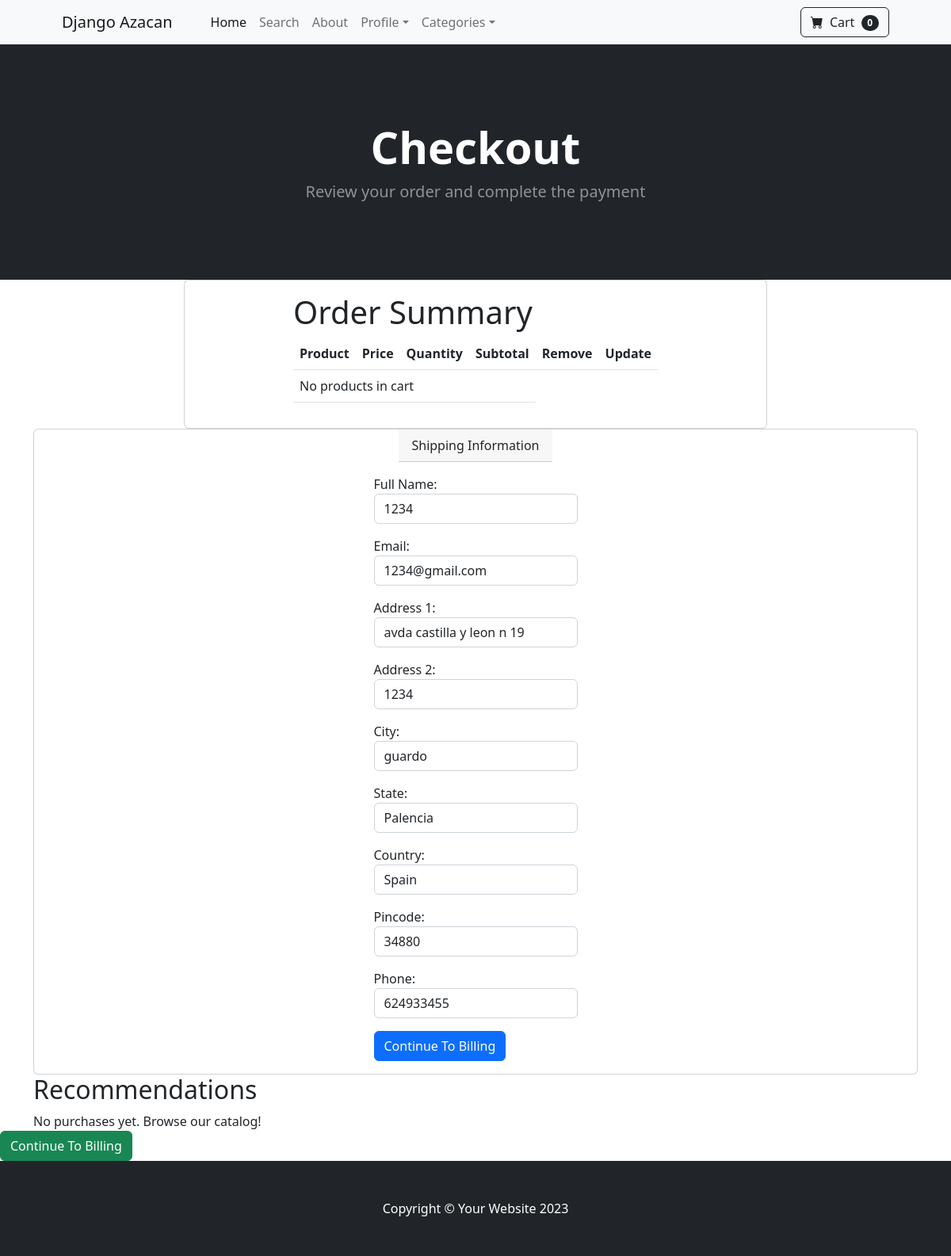
The app's page /payment/checkout (signed in) with its own data.
### payment/models.py (models this page shows, shortened)
class ShippingAddress(models.Model):
    user = models.ForeignKey(User, on_delete=models.CASCADE, null=True, blank=True)
    shipping_full_name = models.CharField(max_length=255)
    shipping_email = models.EmailField()
    shipping_address1 = models.CharField(max_length=255)
    shipping_address2 = models.CharField(max_length=255)
    shipping_city = models.CharField(max_length=255)
    shipping_state = models.CharField(max_length=255, null=True, blank=True)
    shipping_country = models.CharField(max_length=255, null=True, blank=True)
    shipping_pincode = models.CharField(max_length=255)
    shipping_phone = models.CharField(max_length=255)
    class Meta:
        verbose_name = 'Shipping Address'
        verbose_name_plural = 'Shipping Addresses'

### payment/views.py (the view)
# urls.py: path('checkout', views.checkout, name='checkout')
def checkout(request):
    cart = Cart(request)
    cart_products = cart.get_prods()
    quantities = cart.get_quants()
    totals = cart.car_total()
    recommendations = get_recommendations(request.user.id)
    if request.user.is_authenticated:
        form = ShippingForm(request.POST or None,instance=ShippingAddress.objects.get(user=request.user))
        return render(request, 'payment/checkout.html',{'cart_products': cart_products  , 'quantities': quantities, 'totals': totals, 'cart': cart, 'recommendations': recommendations, 'form': form})
    else:
        form = ShippingForm(request.POST or None)
        return render(request, 'payment/checkout.html',{'cart_products': cart_products  , 'quantities': quantities, 'totals': totals, 'cart': cart })

### cart/cart.py (called while the page is built)
    def __len__(self):
        return len(self.cart)

    def get_prods(self):
        product_ids = self.cart.keys()
        products = Product.objects.filter(id__in=product_ids)
        return products

    def get_quants(self):
        quantities = self.cart
        return quantities

    def car_total(self):
        product_ids = self.cart.keys()
        products = Product.objects.filter(id__in=product_ids)
        total = Decimal('0')
        for product in products:
            product_id_str = str(product.id)
            if product_id_str in self.cart:
                quantity = self.cart[product_id_str]['quantity']
                price = product.sale_price if product.is_sale else product.price
                total += price * quantity
        return total

### cart/context_processors.py (called while the page is built)
def cart(request):
    return {'cart': Cart(request)}

### recommendations/rag.py (called while the page is built, shortened)
def get_recommendations(user_id, top_k=3):
    cache_key = f"recommendations_{user_id}_{top_k}"
    cached_result = cache.get(cache_key)
    if cached_result:
        logger.info(f"Returning cached recommendations for user {user_id}")
        return cached_result
    try:
        if not User.objects.filter(id=user_id).exists():
            return "Invalid user ID."
        past_books = Purchase.objects.filter(user_id=user_id).values_list('book_id', flat=True)
        if not past_books:
            return "No purchases yet. Browse our catalog!"
    except Exception as e:
        logger.error(f"Error generating recommendations for user {user_id}: {e}")
        return "We're having trouble generating recommendations right now. Please try again later."

### payment/templates/payment/checkout.html (shortened to what this page needs)
{% extends 'base.html' %}
{% block content %}
<header class="bg-dark py-5">
    <div class="container px-4 px-lg-5 my-5">
        <div class="text-center text-white">
            <h1 class="display-4 fw-bold">Checkout</h1>
            <p class="lead fw-normal text-white-50 mb-0">Review your order and complete the payment</p>
        </div>
    </div>
</header>
<div class="container center align-items-center justify-content-center ">
    <div class="row center align-items-center justify-content-center">
        <div class="col-md-8 center align-items-center justify-content-center">
            <div class="card center align-items-center justify-content-center">
                <div class="card-body center align-items-center justify-content-center">
                    <h1>Order Summary</h1>
                    <table class="table center align-items-center justify-content-center">
                        <thead>
                            <tr>
                                <th>Product</th>
                                <th>Price</th>
                                <th>Quantity</th>
                                <th>Subtotal</th>
                                <th>Remove</th>
                                <th>Update</th>
                            </tr>
                        </thead>
                        <tbody>
                            {% if cart %}
                            {% for item in cart %}
                            <tr>
                                <td> {{ item.product.name }}</td>
                                <td>
                                    {% if item.product.is_sale %}
                                    <strike>${{ item.product.price }}</strike>
                                    &nbsp; ${{ item.product.sale_price }}
                                    {% else %}
                                    ${{ item.product.price }}
                                    {% endif %}
                                </td>
                                <td>
                                    <select id="select{{ item.product.id }}" class="form-select">
                                        <option value="{{ item.quantity }}" selected>{{ item.quantity }}</option>
                                        <option value="1">1</option>
                                        <option value="2">2</option>
                                        <option value="3">3</option>
                                        <option value="4">4</option>
                                        <option value="5">5</option>
                                    </select>
                                </td>
                                <td> ${{ item.total_price }} </td>
                                <td>
                                    <button type="button" data-index="{{ item.product.id }}"
                                        class="btn btn-danger remove-cart">Remove</button>
                                </td>
                                <td>
                                    <button type="button" data-index="{{ item.product.id }}"
                                        class="btn btn-primary update-cart">Update</button>
                                </td>
                            </tr>
                            {% endfor %}
                            <tr>
                                <td colspan="3" class="text-end"><strong>Total:</strong></td>
                                <td colspan="3"><strong>${{ totals }}</strong></td>
                            </tr>
                            {% else %}
                            <tr>
                                <td colspan="4">No products in cart</td>
                            </tr>
                            {% endif %}
                        </tbody>
                    </table>
                </div>
            </div>
        </div>
    </div>
    <div class="card  center align-items-center justify-content-center">
        <div class="card-header center align-items-center justify-content-center">
            Shipping Information
        </div>
        <div class="card-body center align-items-center justify-content-center">
            <form method="post">
                {{ form.as_p }}
                <a href="" class="btn btn-primary">Continue To Billing</a>
            </form>
        </div>
    </div>
    {% if recommendations %}
    <div class="card-body center align-items-center justify-content-center">
        <h2>Recommendations</h2>
        {{ recommendations|safe }}
    </div>
    {% endif %}
</div>
<a href="" class="btn btn-success center align-items-center justify-content-center">Continue To Billing</a>
{% endblock %}

### records on screen
ShippingAddress: shipping_full_name "1234", shipping_email "1234@gmail.com", shipping_address1 "avda castilla y leon n 19", shipping_address2 "1234", shipping_city "guardo", shipping_state "Palencia", shipping_country "Spain", shipping_pincode "34880", shipping_phone "624933455"

### other values on screen
{{ cart|length }} "0"
{{ recommendations|safe }} "No purchases yet. Browse our catalog!"
